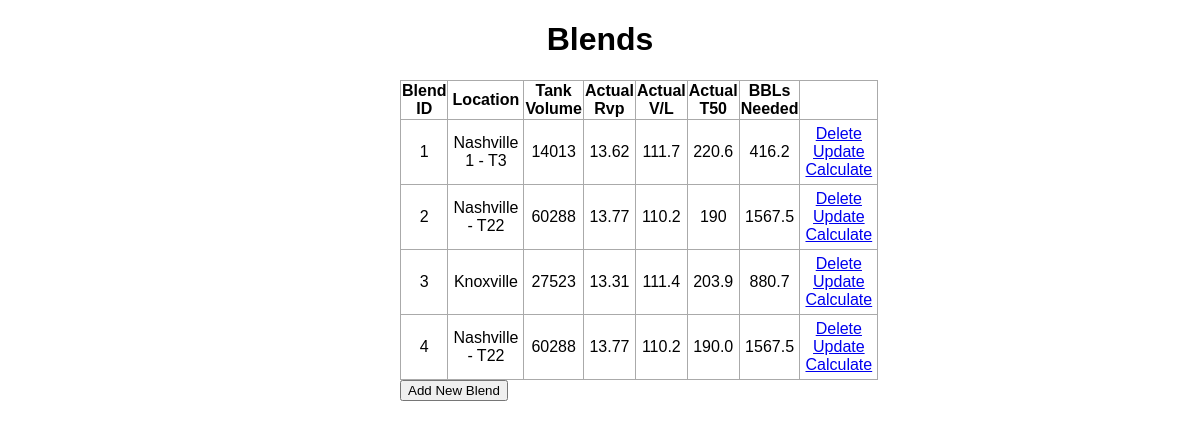
Before: / with the older database file.
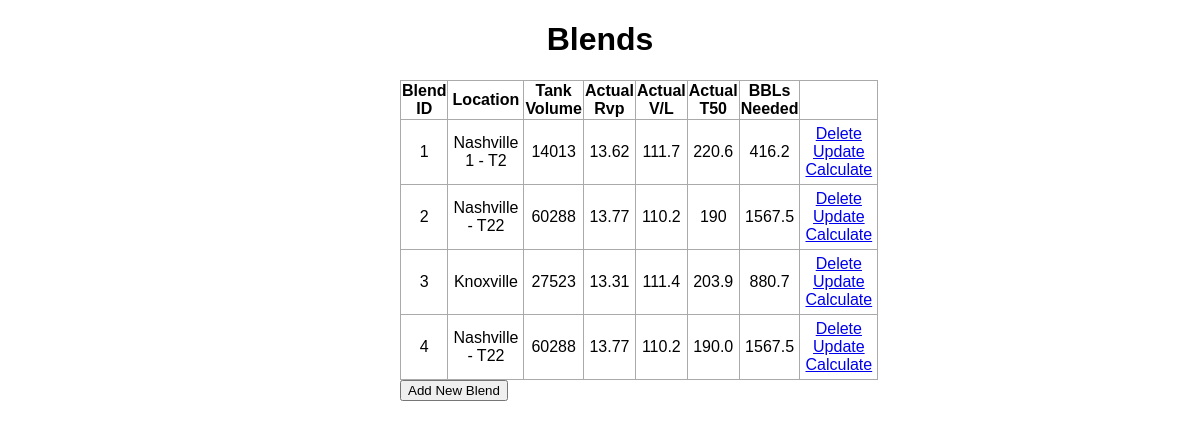
After: the same page with the newer database file.
### app.py (models this page shows, shortened)
class Blend(db.Model):
    id = db.Column(db.Integer, primary_key=True)
    location = db.Column(db.String(200), nullable=False)
    tankvolume = db.Column(db.String(200), default=0)
    actualrvp = db.Column(db.String(200), nullable=False)
    actualvl = db.Column(db.String(200), nullable=False)
    actualt50 = db.Column(db.String(200))
    finalcalc = db.Column(db.String(200))

### app.py (the view)
@app.route('/')
def index():
    blends = Blend.query.order_by(Blend.id).all()
    return render_template("index.html", blends=blends)

### templates/index.html
{% extends "base.html" %}
{% block head %}
<h1 style="text-align: center">Blends</h1>
{% endblock %}
{% block body %}
    <div class="content">
        {% if blends|length < 1 %}
        {% else %}
            <table>
                <tr>
                    <th>Blend ID</th>
                    <th>Location</th>
                    <th>Tank Volume</th>
                    <th>Actual Rvp</th>
                    <th>Actual V/L</th>
                    <th>Actual T50</th>
                     <th>BBLs Needed</th>
                </tr>
                {% for bl in blends %}
                    <tr>
                        <td>{{ bl.id }}</td>
                        <td> {{ bl.location }} </td>
                        <td> {{ bl.tankvolume }} </td>
                        <td> {{ bl.actualrvp }} </td>
                        <td> {{ bl.actualvl }} </td>
                        <td> {{ bl.actualt50 }} </td>
                        <td> {{ bl.finalcalc}} </td>
                        <td>
                            <a href="/delete/{{ bl.id }}">Delete</a>
                            <br>
                            <a href="/update/{{ bl.id }}">Update</a>
                            <br>
                            <a href="/autocalc/{{ bl.id }}">Calculate</a>
                        </td>
                    </tr>
                {% endfor %}
            </table>
        {% endif %}
        <form action="newblend/">
            <input type="submit" value="Add New Blend">
        </form>
    </div>
{% endblock %}

### templates/base.html (shortened to what this page needs)
<!DOCTYPE html>
<html lang="en">
<head>
    <link rel="stylesheet" href="{{ url_for('static', filename='css/main.css') }}">
    {%  block head %} {% endblock %}
</head>
<body>
{%  block body %} {% endblock %}
</body>
</html>

### static/CSS/main.css (style rules this page uses)
body, html { margin: 0; font-family: sans-serif; }
.content { margin: 0 auto; width: 400px; }
table, td, th { border: 1px solid #aaa; }
table { border-collapse: collapse; width: 100%; }
th { height: 30px; }
td { text-align: center; padding: 5px; }

Changed rows visible on the page:
changed Blend id 1: location "Nashville 1 - T3" → "Nashville 1 - T2"
